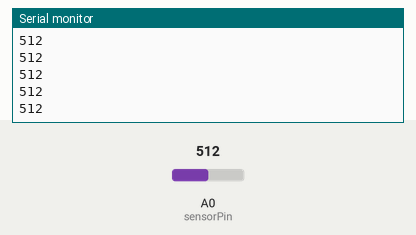
Simulated run of this sketch. Board: Arduino Uno, built with avr-gcc and run on an emulated ATmega328P. Shown: the last lines printed to the serial monitor. Inputs (shaded band) come from the test bench; at power-on: A0 (sensorPin) = 512.

Above: at 1.2 s.
1.3 s: A0 (sensorPin) set to 716
At 1.31 s:
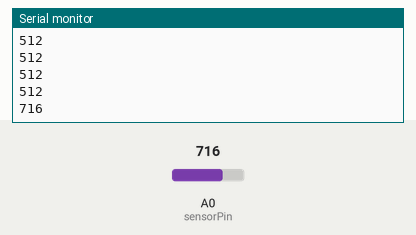
2.8 s: A0 (sensorPin) set to 900
At 2.81 s:
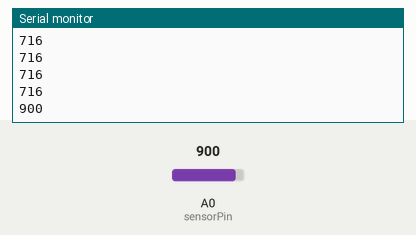
Timing chart, 0 to 5.8 s (numbered marks = the images above; inputs shaded):
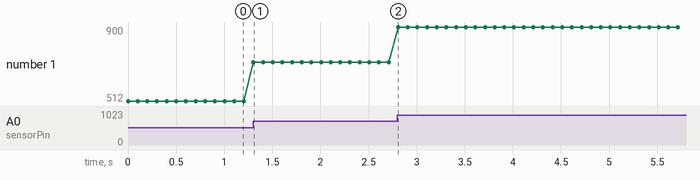

Measured:
- after the input at 1.3 s, the serial monitor: prints a new line at once (image 1)
- after the input at 2.8 s, the serial monitor: prints a new line at once (image 2)
- plotted number 1: 512 → 716 after the input at 1.3 s, 716 → 900 after the input at 2.8 s

The sketch:

ultasonic_sensor.ino
```cpp
#define sensorPin A0

void setup() {
  Serial.begin(9600);
}

void loop() {
  int sensorValue = analogRead(sensorPin);
  Serial.println(sensorValue);

  float voltage = sensorValue * (5.0 / 1023.0);
  float distanceCm = (voltage * 1000) / 0.385;

  delay(100);
}
```
